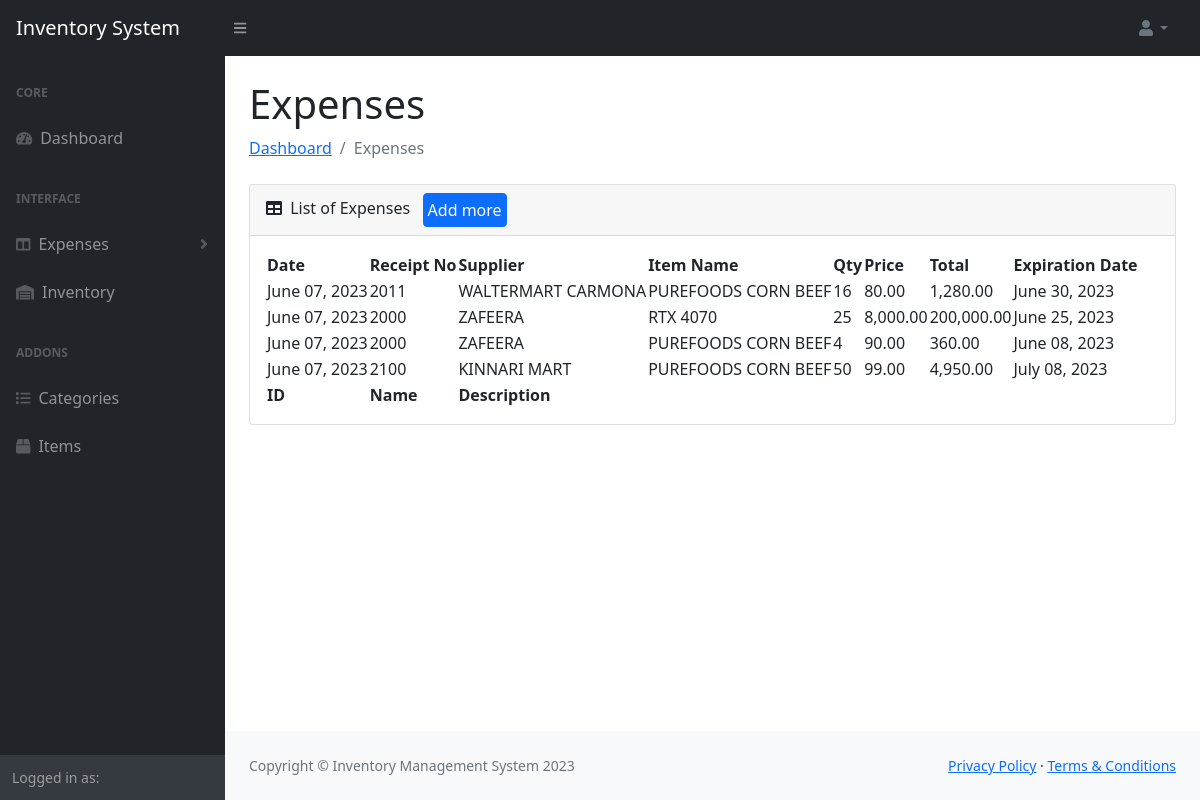
The app's page /dist/expenses-table.php (signed in) with its own data.
### tables this page shows
CREATE TABLE `tbl_expenses` (
  `expense_ID` int(11) NOT NULL,
  `expense_receiptNo` varchar(100) NOT NULL,
  `expense_supplier` varchar(100) NOT NULL,
  `expense_itemID` int(11) NOT NULL,
  `expense_qty` int(11) NOT NULL,
  `expense_qtyLeft` int(11) NOT NULL,
  `expense_price` int(11) NOT NULL,
  `expense_expirationDate` varchar(50) NOT NULL,
  `expense_isDelete` int(11) NOT NULL,
  `expense_date` date NOT NULL DEFAULT current_timestamp()
);

CREATE TABLE `tbl_items` (
  `item_ID` int(11) NOT NULL,
  `item_name` varchar(100) NOT NULL,
  `item_categoryID` int(11) NOT NULL,
  `item_tags` longtext NOT NULL,
  `item_isDelete` int(11) NOT NULL
);

### dist/controller/controller-orders.php (called while the page is built, shortened)
<?php
Class Orders {
    private $server = "mysql:host=localhost;dbname=dbims";
    private $user = "root";
    private $pass = "";
    private $options = array(PDO::ATTR_ERRMODE => PDO::ERRMODE_EXCEPTION, PDO::ATTR_DEFAULT_FETCH_MODE =>
    PDO::FETCH_ASSOC);
    public function openConnection() {
        try {
            $this->con = new PDO($this->server,$this->user,$this->pass,$this->options);
            return $this->con;
        } catch (PDOException $e) {
            echo "There is some problem in the connection".$e->getMessage();
        }
    }
    public function readExpenses() {
        $connection = $this->openConnection();
        $stmt = $connection->prepare("SELECT tbl_items.item_name,tbl_items.item_ID,tbl_expenses.expense_qty,
        tbl_expenses.expense_price,tbl_expenses.expense_ID,tbl_expenses.expense_itemID,tbl_expenses.expense_receiptNo,
        tbl_expenses.expense_supplier,tbl_expenses.expense_expirationDate,tbl_expenses.expense_date
        FROM tbl_expenses
        LEFT JOIN tbl_items ON tbl_items.item_ID = tbl_expenses.expense_itemID");
        $stmt->execute();
        $datas = $stmt->fetchAll();
        $total = $stmt->rowCount();
        if($total > 0) {
            return $datas;
        } else {
            return null;
        }
    }
}
?>

### dist/expenses-table.php (the view, shortened to what this page needs)
<?php
include_once ('navbar.php');
include_once ('controller/controller-orders.php');
?>
<div id="layoutSidenav_content">
    <main>
        <div class="container-fluid px-4">
            <h1 class="mt-4">Expenses</h1>
            <ol class="breadcrumb mb-4">
                <li class="breadcrumb-item"><a href="dashboard.php">Dashboard</a></li>
                <li class="breadcrumb-item active">Expenses</li>
            </ol>
            <div class="card mb-4">
                <div class="card-header">
                    <i class="fas fa-table me-1"></i>
                    List of Expenses &nbsp
                    <a class="btn btn-primary p-1" href="items-table.php">Add more</a>
                </div>
                <div class="card-body">
                    <table id="datatablesSimple">
                        <thead>
                            <tr>
                                <th>Date</th>
                                <th>Receipt No</th>
                                <th>Supplier</th>
                                <th>Item Name</th>
                                <th>Qty</th>
                                <th>Price</th>
                                <th>Total</th>
                                <th>Expiration Date</th>
                            </tr>
                        </thead>
                        <tbody>
                            <?php $datas = $orderClass->readExpenses(); ?>
                            <?php if (!empty($datas)) { ?>
                                <?php foreach ($datas as $data) { ?>
                                    <tr>
                                        <td><?= date('F d, Y', strtotime($data['expense_date'])); ?></td>
                                        <td><?= $data['expense_receiptNo']; ?></td>
                                        <td><?= $data['expense_supplier']; ?></td>
                                        <td><?= $data['item_name']; ?></td>
                                        <td><?= number_format($data['expense_qty']); ?></td>
                                        <td><?= number_format($data['expense_price'],2); ?></td>
                                        <?php $total = $data['expense_qty'] * $data['expense_price']; ?>
                                        <td><?= number_format($total,2); ?></td>
                                        <td><?= date('F d, Y', strtotime($data['expense_expirationDate'])); ?></td>
                                    </tr>
                                <?php } ?>
                            <?php } ?>
                        </tbody>
                        <tfoot>
                            <tr>
                                <th>ID</th>
                                <th>Name</th>
                                <th>Description</th>
                                <th></th>
                            </tr>
                        </tfoot>
                    </table>
                </div>
            </div>
        </div>
    </main>
<?php include_once ('footer.php'); ?>
</div>
</div>

### dist/navbar.php (shortened to what this page needs)
<!DOCTYPE html>
<html lang="en">
    <head>
        <link href="https://cdn.jsdelivr.net/npm/simple-datatables@latest/dist/style.css" rel="stylesheet" />
        <link href="css/styles.css" rel="stylesheet" />
    </head>
    <body class="sb-nav-fixed">
        <nav class="sb-topnav navbar navbar-expand navbar-dark bg-dark">
            <a class="navbar-brand ps-3" href="dashboard.php">Inventory System</a>
            <button class="btn btn-link btn-sm order-1 order-lg-0 me-4 me-lg-0" id="sidebarToggle" href="#!"><i class="fas fa-bars"></i></button>
            <ul class="d-none d-md-inline-block form-inline ms-auto me-0 me-md-3 my-2 my-md-0">
                <li class="nav-item dropdown">
                    <a class="nav-link dropdown-toggle text-secondary" id="navbarDropdown" href="#" role="button" data-bs-toggle="dropdown" aria-expanded="false"><i class="fas fa-user fa-fw"></i></a>
                </li>
            </ul>
        </nav>
        <div id="layoutSidenav">
            <div id="layoutSidenav_nav">
                <nav class="sb-sidenav accordion sb-sidenav-dark" id="sidenavAccordion">
                    <div class="sb-sidenav-menu">
                        <div class="nav">
                            <div class="sb-sidenav-menu-heading">Core</div>
                            <a class="nav-link" href="dashboard.php">
                                <div class="sb-nav-link-icon"><i class="fas fa-tachometer-alt"></i></div>
                                Dashboard
                            </a>
                            <div class="sb-sidenav-menu-heading">Interface</div>
                            <a class="nav-link collapsed" href="#" data-bs-toggle="collapse" data-bs-target="#collapseExpenses" aria-expanded="false" aria-controls="collapseExpenses">
                                <div class="sb-nav-link-icon"><i class="fas fa-columns"></i></div>
                                Expenses
                                <div class="sb-sidenav-collapse-arrow"><i class="fas fa-angle-down"></i></div>
                            </a>
                            <a class="nav-link" href="inventory-table.php">
                                <div class="sb-nav-link-icon"><i class="fas fa-warehouse"></i></div>
                                Inventory
                            </a>
                            <div class="sb-sidenav-menu-heading">Addons</div>
                            <a class="nav-link" href="categories-table.php">
                                <div class="sb-nav-link-icon"><i class="fas fa-list"></i></div>
                                Categories
                            </a>
                            <a class="nav-link" href="items-table.php">
                                <div class="sb-nav-link-icon"><i class="fas fa-box"></i></div>
                                Items
                            </a>
                        </div>
                    </div>
                    <div class="sb-sidenav-footer">
                        <div class="small">Logged in as:</div>
                    </div>
                </nav>
            </div>

### dist/footer.php
<footer class="py-4 bg-light mt-auto">
    <div class="container-fluid px-4">
        <div class="d-flex align-items-center justify-content-between small">
            <div class="text-muted">Copyright &copy; Inventory Management System 2023</div>
            <div>
                <a href="#">Privacy Policy</a>
                &middot;
                <a href="#">Terms &amp; Conditions</a>
            </div>
        </div>
    </div>
</footer>

### records on screen
tbl_expenses: expense_date "June 07, 2023", expense_receiptNo "2011", expense_supplier "WALTERMART CARMONA", tbl_items.item_name "PUREFOODS CORN BEEF", expense_qty "16", expense_price "80.00", total "1,280.00", expense_expirationDate "June 30, 2023"
tbl_expenses: expense_date "June 07, 2023", expense_receiptNo "2000", expense_supplier "ZAFEERA", tbl_items.item_name "RTX 4070", expense_qty "25", expense_price "8,000.00", total "200,000.00", expense_expirationDate "June 25, 2023"
tbl_expenses: expense_date "June 07, 2023", expense_receiptNo "2000", expense_supplier "ZAFEERA", tbl_items.item_name "PUREFOODS CORN BEEF", expense_qty "4", expense_price "90.00", total "360.00", expense_expirationDate "June 08, 2023"
tbl_expenses: expense_date "June 07, 2023", expense_receiptNo "2100", expense_supplier "KINNARI MART", tbl_items.item_name "PUREFOODS CORN BEEF", expense_qty "50", expense_price "99.00", total "4,950.00", expense_expirationDate "July 08, 2023"
